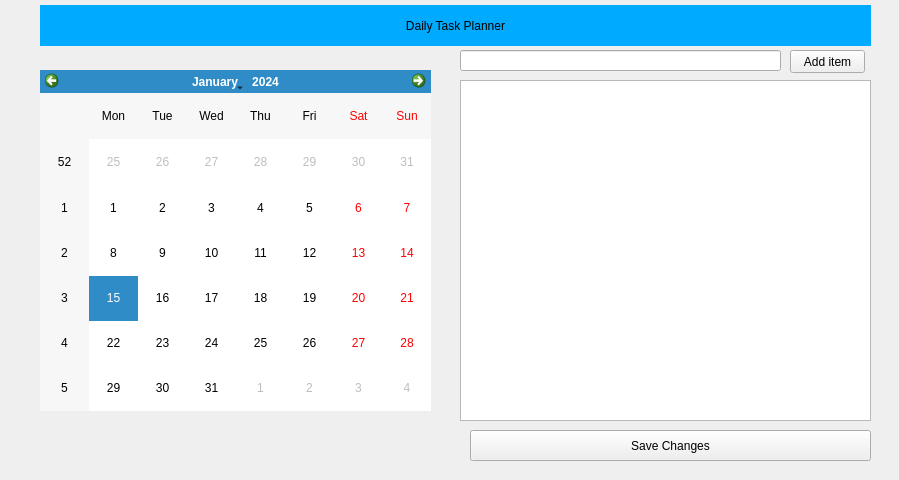
<?xml version="1.0" encoding="UTF-8"?>
<ui version="4.0">
 <class>Form</class>
 <widget class="QWidget" name="Form">
  <property name="geometry">
   <rect>
    <x>0</x>
    <y>0</y>
    <width>899</width>
    <height>480</height>
   </rect>
  </property>
  <property name="windowTitle">
   <string>Form</string>
  </property>
  <widget class="QCalendarWidget" name="calendarWidget">
   <property name="geometry">
    <rect>
     <x>40</x>
     <y>70</y>
     <width>391</width>
     <height>341</height>
    </rect>
   </property>
  </widget>
  <widget class="QListWidget" name="listWidget">
   <property name="geometry">
    <rect>
     <x>460</x>
     <y>80</y>
     <width>411</width>
     <height>341</height>
    </rect>
   </property>
   <property name="styleSheet">
    <string notr="true">font: 12pt;</string>
   </property>
  </widget>
  <widget class="QPushButton" name="SaveButton">
   <property name="geometry">
    <rect>
     <x>470</x>
     <y>430</y>
     <width>401</width>
     <height>31</height>
    </rect>
   </property>
   <property name="text">
    <string>Save Changes</string>
   </property>
  </widget>
  <widget class="QPushButton" name="addButton">
   <property name="geometry">
    <rect>
     <x>790</x>
     <y>50</y>
     <width>75</width>
     <height>23</height>
    </rect>
   </property>
   <property name="text">
    <string>Add item</string>
   </property>
  </widget>
  <widget class="QLabel" name="label">
   <property name="geometry">
    <rect>
     <x>40</x>
     <y>5</y>
     <width>831</width>
     <height>41</height>
    </rect>
   </property>
   <property name="styleSheet">
    <string notr="true">background-color: rgb(0, 170, 255);
font: 75 16pt &quot;Arial Narrow&quot;;</string>
   </property>
   <property name="text">
    <string>Daily Task Planner</string>
   </property>
   <property name="alignment">
    <set>Qt::AlignCenter</set>
   </property>
  </widget>
  <widget class="QLineEdit" name="lineEdit">
   <property name="geometry">
    <rect>
     <x>460</x>
     <y>50</y>
     <width>321</width>
     <height>21</height>
    </rect>
   </property>
   <property name="styleSheet">
    <string notr="true">font:12pt;</string>
   </property>
  </widget>
 </widget>
 <resources/>
 <connections/>
</ui>
